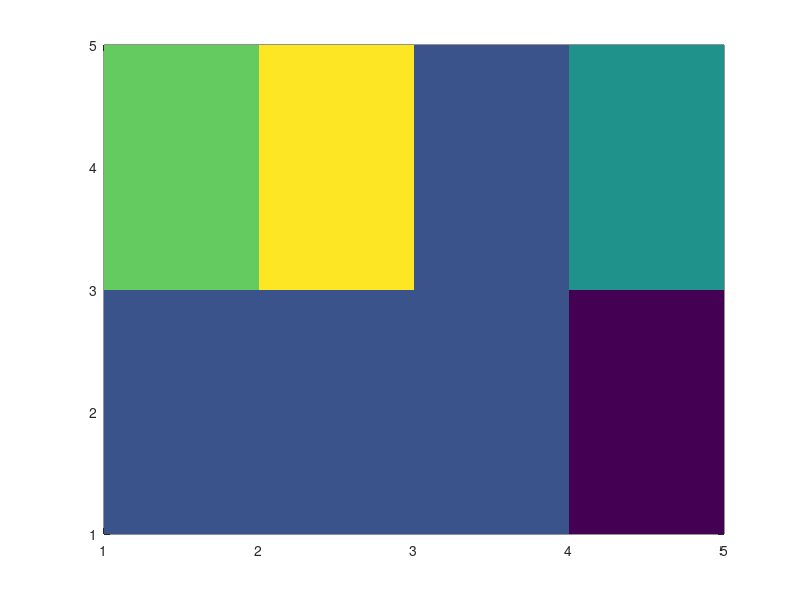

The MATLAB script that drew this image:
clear
clc
k=input('Input computational Grid size\n')
Grid= zeros(k,k);
n=input('Input number of grains\n')
vx=input('Velocity in x direction\n')
vy=input('Velocity in x direction\n')

j=1;
C=0;
f=0; 
t=0;


site_x= randperm(k,n);
site_y= randperm(k,n);

for i=1:n
Grid(site_x(i),site_y(i))=i;
end


    while numel(site_x)>1
        Vmax=vx+vy;
        random_number=rand()*(Vmax);
        if random_number>=vx
      if site_y(j) <= k-1
        if Grid(site_x(j),site_y(j)+1)==0
            Grid(site_x(j),site_y(j)+1)=Grid(site_x(j),site_y(j));
          
           site_x(end+1) = site_x(j);
           site_y(end+1) = site_y(j)+1;
                 t=t+1;

        end
      end
      if site_y(j)-1>=1
        if Grid(site_x(j),site_y(j)-1)==0
            Grid(site_x(j),site_y(j)-1)=Grid(site_x(j),site_y(j));
            
            site_x(end+1) = site_x(j);
           site_y(end+1) = site_y(j)-1;
                 t=t+1;

        end
      end
        end
        if random_number<=vx
      if site_x(j)+1 <=k
        if Grid(site_x(j)+1,site_y(j))==0
            Grid(site_x(j)+1,site_y(j))=Grid(site_x(j),site_y(j));
           site_x(end+1) = site_x(j)+1;
           site_y(end+1) = site_y(j);
                 t=t+1;

        end
      end
      if site_x(j)-1 >= 1
        if Grid(site_x(j)-1,site_y(j))==0
            Grid(site_x(j)-1,site_y(j))=Grid(site_x(j),site_y(j));
            site_x(end+1) = site_x(j)-1;
           site_y(end+1) = site_y(j);
                 t=t+1;

        end
      end
        
         site_x = site_x(2:end);
         site_y = site_y(2:end);
        end
       
    end
    p=1;
    u=1;
    r=0;
    gb_ct=0;
    tp_ct=0;
    in_ct=0;
    while p<=k
        while u<=k
            r=Grid(p,u);
            if p<=k-1 && u<=k-1 && p>=2 && u>=2
                if Grid(p,u+1)==r && Grid(p,u-1)==r && Grid(p+1,u)==r && Grid(p-1,u)==r
                in_ct=in_ct+1 ;                           
                end 
                a=[Grid(p,u+1),Grid(p+1,u),Grid(p,u-1),Grid(p-1,u)];
                if numel(unique(a))>=3
                    tp_ct=tp_ct+1;
                end

            end
            if p==1 && u~=1 && u~=k
                    if Grid(p,u-1)==r && Grid(p+1,u)==r && Grid(p,u+1)==r
                        in_ct=in_ct+1;
                    end
                    a=[Grid(p,u+1),Grid(p+1,u),Grid(p,u-1)];
                if numel(unique(a))>=3
                    tp_ct=tp_ct+1;
                end
            end
            if u==1 && p~=k && p~=1
                if Grid(p-1,u)==r && Grid(p+1,u)==r && Grid(p,u+1)==r
                   in_ct=in_ct+1;
                end
                a=[Grid(p,u+1),Grid(p+1,u),Grid(p-1,u)];
                if numel(unique(a))>=3
                    tp_ct=tp_ct+1;
                end
            end
            if u==k && p~=1 && p~=k
                if Grid(p,u-1)==r && Grid(p+1,u)==r && Grid(p-1,u)==r
                    in_ct=in_ct+1;
                end
                a=[Grid(p+1,u),Grid(p,u-1),Grid(p-1,u)];
                if numel(unique(a))>=3
                    tp_ct=tp_ct+1;
                end
            end
            if p==k && u~=1 && u~=k
                if Grid(p,u-1)==r && Grid(p,u+1)==r && Grid(p-1,u)==r
                    in_ct=in_ct+1;
                end
                a=[Grid(p,u+1),Grid(p,u-1),Grid(p-1,u)];
                if numel(unique(a))>=3
                    tp_ct=tp_ct+1;
                end
            end
            if p==1 && u==1
                if Grid(1,2)==r && Grid(2,1)==r
                    in_ct=in_ct+1;
                end
            end
            if p==k && u==1
                if Grid(k-1,1)==r && Grid(k,2)==r
                    in_ct=in_ct+1;
                end
            end
            if p==1 && u==k
                if Grid(1,k-1)==r && Grid(2,k)==r
                    in_ct=in_ct+1;
                end
            end
            if p==k && u==k
                if Grid(k-1,k)==r && Grid(k,k-1)==r
                    in_ct=in_ct+1;
                end
            end
           u=u+1;
          end
         p=p+1;
         u=2;
        end
        in_ct
    gb_ct= (k)^2 - in_ct
tp_ct
t
e=pcolor(Grid)
set(e, 'EdgeColor', 'none');
